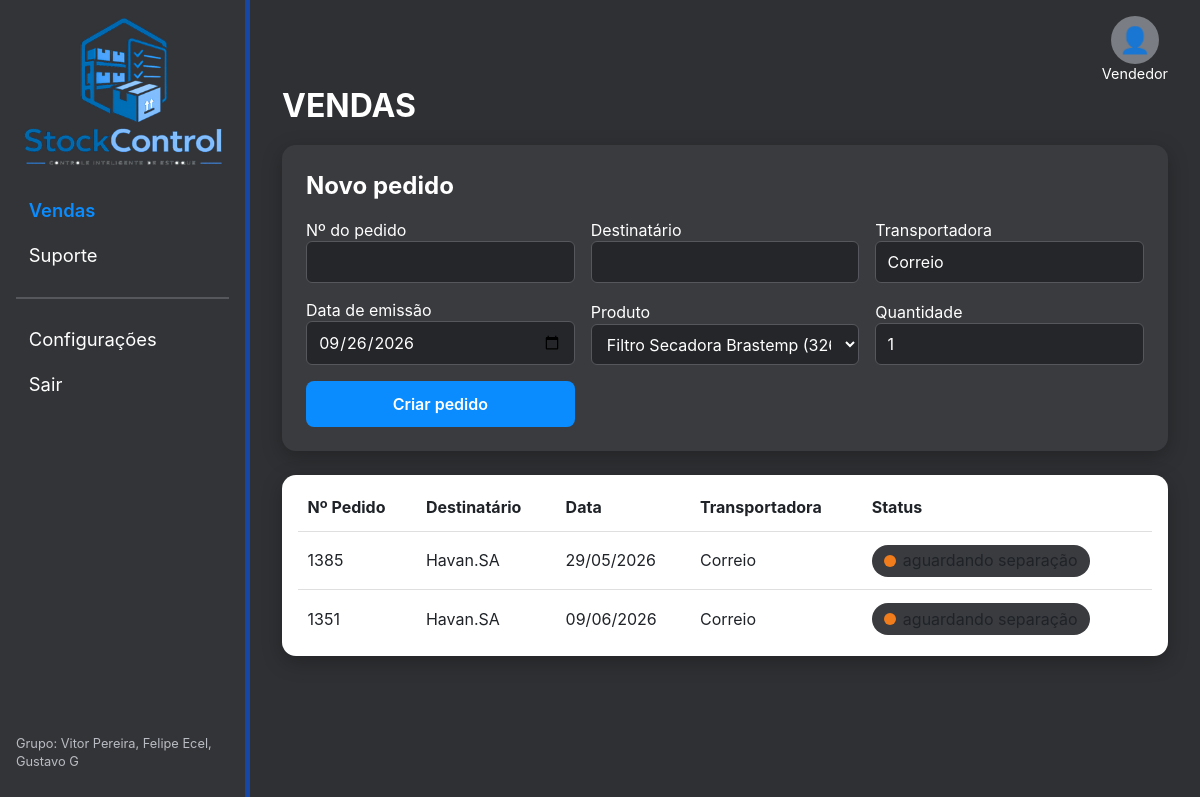
The app's page /vendas.php (signed in) with its own data.
### tables this page shows
CREATE TABLE pedidos (
    id             INT AUTO_INCREMENT PRIMARY KEY,
    numero         VARCHAR(20) NOT NULL UNIQUE,
    destinatario   VARCHAR(150) NOT NULL,
    transportadora VARCHAR(100) NOT NULL,
    data_emissao   DATE NOT NULL,
    volumes        INT NULL,
    status         ENUM('em_separacao','separado','pronto_envio','enviado') NOT NULL DEFAULT 'em_separacao',
    criado_em      DATETIME DEFAULT CURRENT_TIMESTAMP
);

### includes/funcoes.php (called while the page is built, shortened)
<?php
function e($texto): string
{
    return htmlspecialchars((string) $texto, ENT_QUOTES, 'UTF-8');
}
function dataBR(?string $data, bool $comHora = false): string
{
    return date($comHora ? 'd/m/Y H:i' : 'd/m/Y', strtotime($data));
}

### vendas.php (the view, shortened to what this page needs)
<?php
require 'includes/funcoes.php';
$db = conectar();
$produtos = $db->query("SELECT id, nome, sku, estoque FROM produtos WHERE status = 'publicado' ORDER BY nome")->fetchAll();
$pedidos  = $db->query('SELECT * FROM pedidos ORDER BY criado_em DESC')->fetchAll();
require 'includes/cabecalho.php';
?>
<h1 class="titulo-pagina">VENDAS</h1>
<form method="post" class="painel form-grade">
    <h2>Novo pedido</h2>
    <label>Nº do pedido <input name="numero" required></label>
    <label>Destinatário <input name="destinatario" required></label>
    <label>Transportadora <input name="transportadora" value="Correio" required></label>
    <label>Data de emissão <input type="date" name="data_emissao" value="<?= date('Y-m-d') ?>" required></label>
    <label>Produto
        <select name="produto_id" required>
            <?php foreach ($produtos as $p): ?>
                <option value="<?= $p['id'] ?>"><?= e($p['nome']) ?> (<?= e($p['sku']) ?>) — <?= $p['estoque'] ?> em estoque</option>
            <?php endforeach; ?>
        </select>
    </label>
    <label>Quantidade <input type="number" name="quantidade" min="1" value="1" required></label>
    <button class="btn btn-azul">Criar pedido</button>
</form>
<div class="tabela-box">
    <table class="tabela">
        <thead><tr><th>Nº Pedido</th><th>Destinatário</th><th>Data</th><th>Transportadora</th><th>Status</th></tr></thead>
        <tbody>
        <?php foreach ($pedidos as $p): ?>
            <tr>
                <td data-rotulo="Nº Pedido"><?= e($p['numero']) ?></td>
                <td data-rotulo="Destinatário"><?= e($p['destinatario']) ?></td>
                <td data-rotulo="Data"><?= dataBR($p['data_emissao']) ?></td>
                <td data-rotulo="Transportadora"><?= e($p['transportadora']) ?></td>
                <td data-rotulo="Status"><span class="status status-<?= $p['status'] ?>"><?= STATUS_PEDIDO[$p['status']] ?></span></td>
            </tr>
        <?php endforeach; ?>
        </tbody>
    </table>
</div>
<?php require 'includes/rodape.php'; ?>

### assets/css/style.css (style rules this page uses)
:root, :root[data-theme="escuro"] { --fundo: #2f3033; --fundo-2: #3a3b3f; --fundo-campo: #252629; --sidebar: #333437; --texto: #ffffff; --texto-2: #b9bcc3; --borda: #55575c; --cartao: #ffffff; --cartao-texto: #1f2328; --cartao-texto-2: #5f6670; --azul: #0a8cff; --azul-escuro: #1747a6; --laranja: #f07c1b; --verde: #1e9e4a; --vermelho: #e5322d; --sombra: 0 6px 20px rgba(0, 0, 0, .25); }
* { box-sizing: border-box; }
body { margin: 0; font-family: "Inter", "Segoe UI", Roboto, Arial, sans-serif; background: var(--fundo); color: var(--texto); line-height: 1.4; }
input, select, textarea, button { font: inherit; }
input, select, textarea { width: 100%; padding: .55rem .7rem; border: 1px solid var(--borda); border-radius: 6px; background: var(--fundo-campo); color: var(--texto); }
.btn { display: inline-block; padding: .6rem 1.2rem; border: 2px solid transparent; border-radius: 8px; cursor: pointer; font-weight: 600; text-align: center; color: #fff; background: var(--fundo-2); }
.btn-azul { background: var(--azul); }
.titulo-pagina { font-size: 2rem; margin: 0 0 1rem; text-transform: uppercase; }
.status { display: inline-flex; align-items: center; gap: .4rem; background: var(--fundo-2); padding: .3rem .8rem; border-radius: 20px; }
.status::before { content: ""; width: 12px; height: 12px; border-radius: 50%; background: var(--laranja); }
.tabela-box { background: var(--cartao); color: var(--cartao-texto); border-radius: 14px; padding: .5rem 1rem; box-shadow: var(--sombra); overflow-x: auto; margin-bottom: 1.5rem; }
.tabela { width: 100%; border-collapse: collapse; }
.tabela th, .tabela td { padding: .8rem .6rem; text-align: left; border-bottom: 1px solid rgba(128, 128, 128, .25); }
.tabela th { font-weight: 700; }
.tabela tbody tr:last-child td { border-bottom: 0; }
.painel { background: var(--fundo-2); border-radius: 14px; padding: 1.5rem; margin-bottom: 1.5rem; box-shadow: var(--sombra); }
.painel h2 { margin-top: 0; }
.form-grade { display: grid; grid-template-columns: repeat(auto-fit, minmax(220px, 1fr)); gap: 1rem; align-items: end; }
.form-grade h2 { grid-column: 1 / -1; margin: 0; }

### records on screen
pedidos: numero "1385", destinatario "Havan.SA", data_emissao "29/05/2026", transportadora "Correio", status "aguardando separação"
pedidos: numero "1351", destinatario "Havan.SA", data_emissao "09/06/2026", transportadora "Correio", status "aguardando separação"

### other values on screen
$texto "Vendas"
$texto "Suporte"
$usuario['cargo'] "Vendedor"
form field produto_id "Filtro Secadora Brastemp (326043145) — 12 em estoque"
